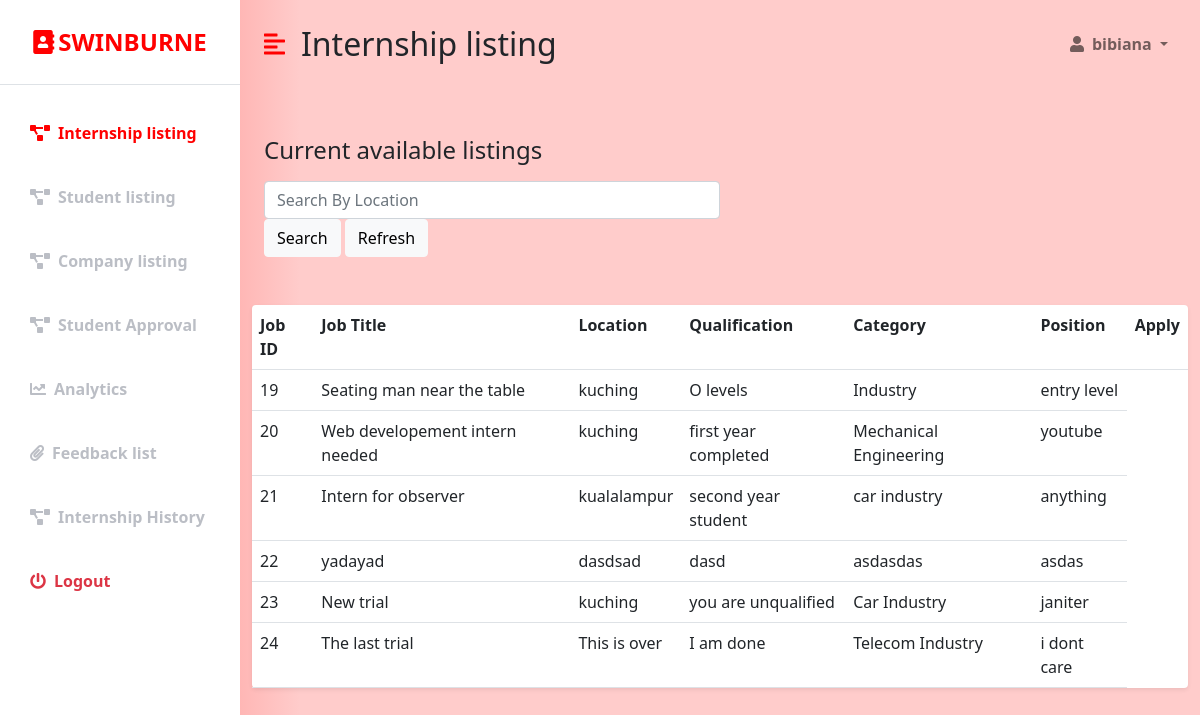
Before: /staff_internshiplisting.php (signed in) with the older database file.
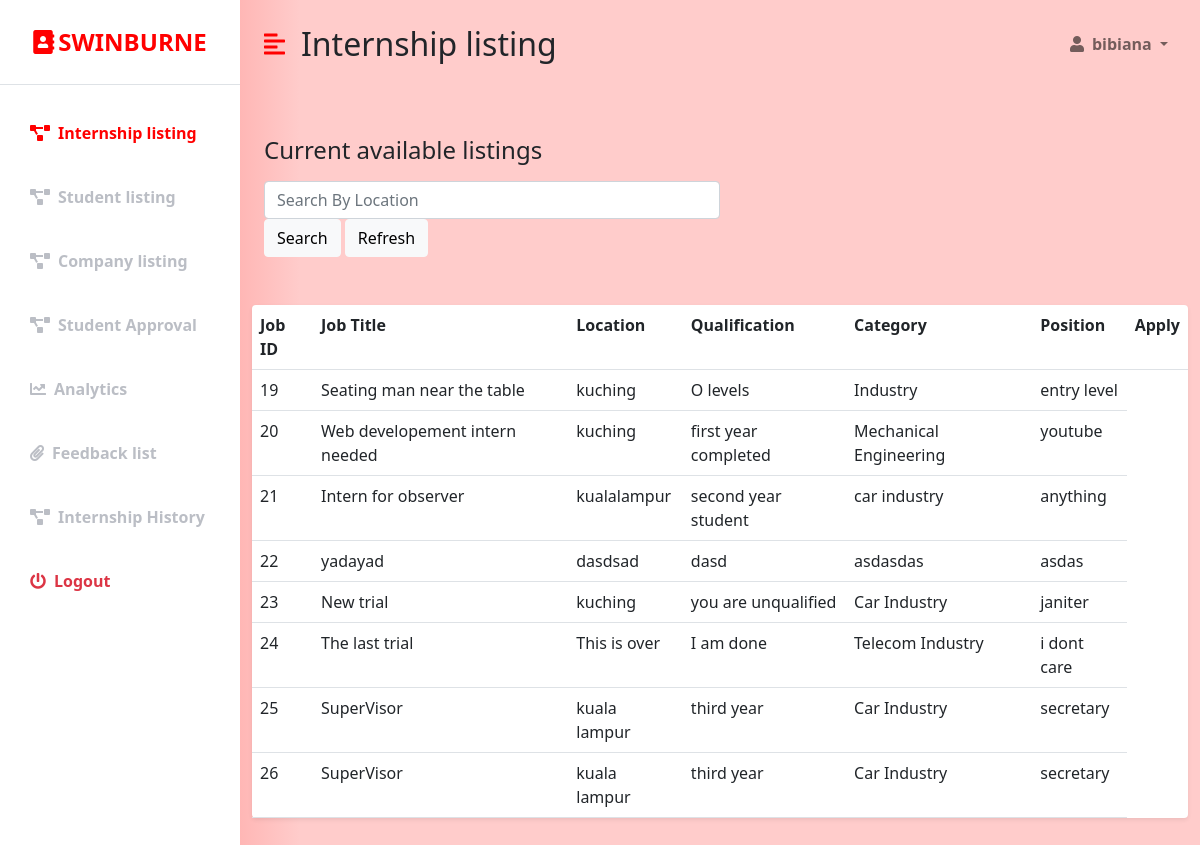
After: the same page with the newer database file.
### tables this page shows
CREATE TABLE `jobs` (
  `Job_ID` int(11) NOT NULL,
  `Job_Title` varchar(255) NOT NULL,
  `Location` varchar(255) NOT NULL,
  `Qualification` varchar(255) NOT NULL,
  `Category` varchar(255) NOT NULL,
  `Position` varchar(255) NOT NULL,
  `Vacancy` varchar(255) NOT NULL,
  `REGIS_NO` int(20) NOT NULL,
  `Date_Posted` date DEFAULT NULL,
  `Date_End` date DEFAULT NULL,
  `Extra_Details` varchar(255) DEFAULT NULL
);

### staff_internshiplisting.php (the view, shortened to what the changed rows need)
<?php
  if (isset($_SESSION['user_id']) && isset($_SESSION['user_email'])) {
?>
<!DOCTYPE html>
<html lang="en">
<head>
    <link href="https://cdn.jsdelivr.net/npm/bootstrap@5.0.0-beta3/dist/css/bootstrap.min.css" rel="stylesheet" />
    <link rel="stylesheet" href="https://cdnjs.cloudflare.com/ajax/libs/font-awesome/5.15.3/css/all.min.css" />
    <link rel="stylesheet" href="styles.css" />
</head>
<body>
    <div class="d-flex" id="wrapper">
        <div id="page-content-wrapper">
            <nav class="navbar navbar-expand-lg navbar-light bg-transparent py-4 px-4">
                <div class="d-flex align-items-center">
                    <h2 class="fs-2 m-0">Internship listing</h2>
                </div>
            </nav>
            <div class="container-fluid px-4">
                <div class="row my-5">
                         <?php
                                 $conn = new mysqli('localhost', 'root', '', 'ims');
                                 if(isset($_GET['search'])){
                                    $searchKey = $_GET['search'];
                                    $sql = "SELECT * FROM JOBS WHERE Location LIKE '%$searchKey%'";
                                 }else
                                 $sql = "SELECT * FROM JOBS";
                                 $result = $conn->query($sql);
                               ?>
                          <table class="table bg-white rounded shadow-sm  table-hover">
                            <div class="row">
                              <tr>
                                 <th>Job ID</th>
                                 <th>Job Title</th>
                                 <th>Location</th>
                                 <th>Qualification</th>
                                 <th>Category</th>
                                 <th>Position</th>
                                 <th>Apply</th>
                              </tr>
                              <?php while( $row = $result->fetch_object() ): ?>
                              <tr>
                                 <td><?php echo $row->Job_ID ?></td>
                                 <td><?php echo $row->Job_Title ?></td>
                                 <td><?php echo $row->Location ?></td>
                                 <td><?php echo $row->Qualification ?></td>
                                 <td><?php echo $row->Category ?></td>
                                 <td><?php echo $row->Position ?></td>
                              </tr>
                              <?php endwhile; ?>
                            </table>
                    </div>
                </div>
            </div>
        </div>
</body>
</html>
<?php
}else {
   header("Location:  staff_login.php");
}
 ?>

Changed rows visible on the page:
added jobs: Job_ID "25", Job_Title "SuperVisor", Location "kuala lampur", Qualification "third year", Category "Car Industry", Position "secretary"
added jobs: Job_ID "26", Job_Title "SuperVisor", Location "kuala lampur", Qualification "third year", Category "Car Industry", Position "secretary"
